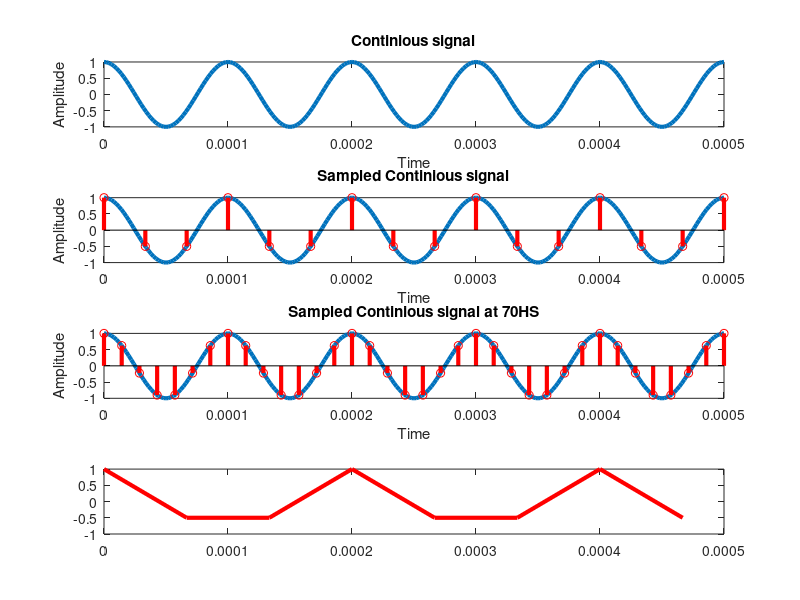

Reproduce this figure in MATLAB.
clc;
fs=500e3;
f=10e3;
nCyl = 5;
t=0:1/fs:nCyl/f;
x=cos(2*pi*t*f);
subplot(411);plot(t,x,'linewidth',3);title('Continious signal');
xlabel('Time');ylabel('Amplitude');

fs1=30e3;
t1=0:1/fs1:nCyl/f;
x1=cos(2*pi*t1*f);
subplot(412);plot(t,x,'linewidth',3);title('Sampled Continious signal');
xlabel('Time');ylabel('Amplitude');
hold on;stem(t1,x1,'r','linewidth',3);

fs2=70e3;
t2=0:1/fs2:nCyl/f;
x2=cos(2*pi*t2*f);
subplot(413);plot(t,x,'linewidth',3);title('Sampled Continious signal at 70HS');
xlabel('Time');ylabel('Amplitude');
hold on;stem(t2,x2,'r','linewidth',3);

fs3=15e3;
t3=0:1/fs3:nCyl/f;
x3=cos(2*pi*t3*f);
subplot(414);plot(t,x,'linewidth',3);title('Continious signal');
plot(t3,x3,'r','linewidth',3);